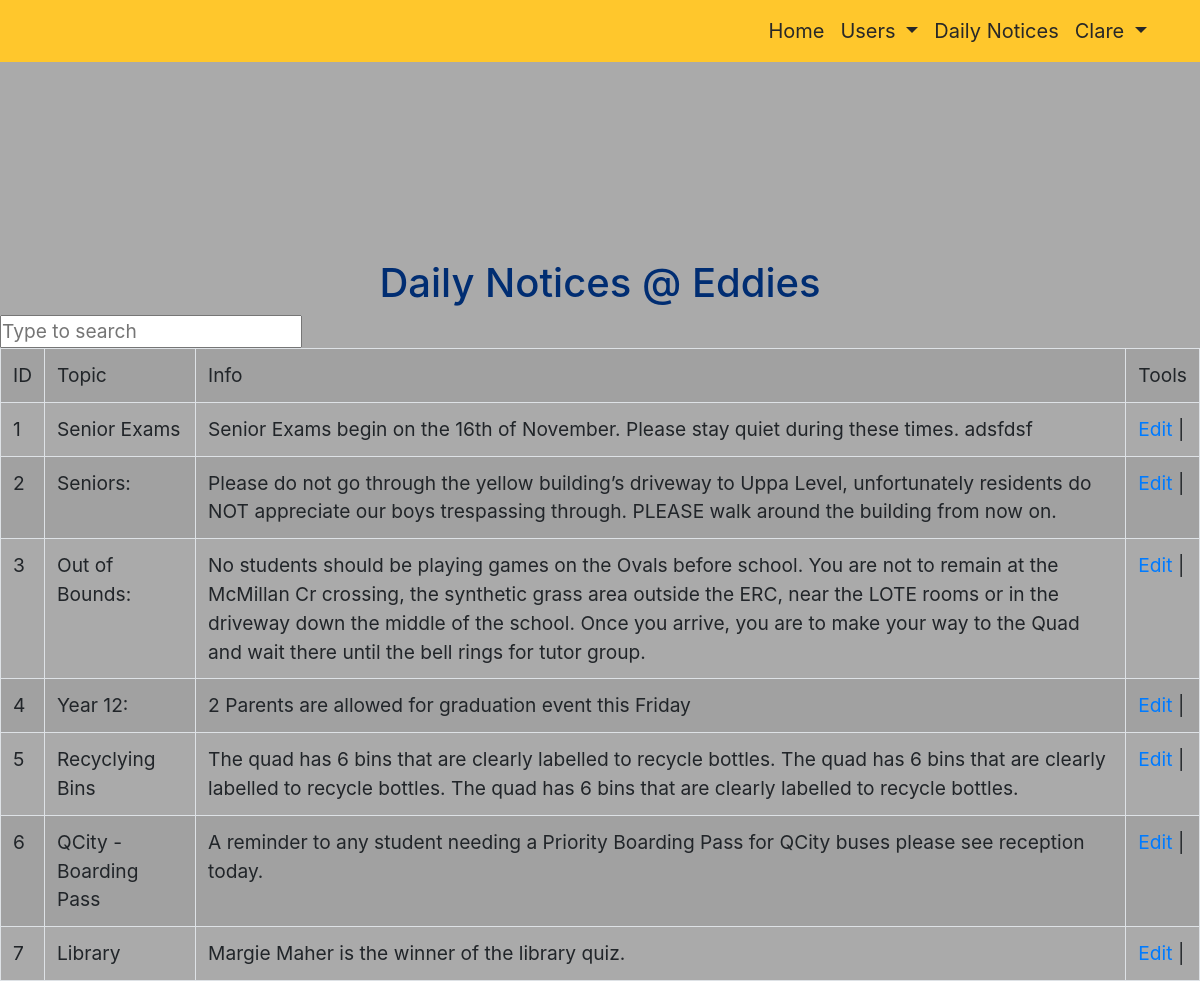
Screenshot of /admin/noticecrud/notice.php (signed in) with the database file from the repository.
### tables this page shows
CREATE TABLE `notices` (
  `date` varchar(100) NOT NULL,
  `topic1` varchar(100) NOT NULL,
  `subinfo1` varchar(800) NOT NULL,
  `id` int(11) NOT NULL
);

### admin/noticecrud/notice.php (the view, shortened to what this page needs)
<?php
include_once("config.php");
$result = mysqli_query($mysqli, "SELECT * FROM notices ");
?>
<!DOCTYPE html>
<html lang="en" >
<head>
<link rel="stylesheet" href="https://stackpath.bootstrapcdn.com/bootstrap/4.5.0/css/bootstrap.min.css">
<link rel="stylesheet" href="https://cdnjs.cloudflare.com/ajax/libs/font-awesome/4.7.0/css/font-awesome.min.css">
<link href="../assets/style.css" rel="stylesheet" type="text/css">
<nav class="navbar navbar-expand-lg navbar-dark fixed-top">
  <div class="container">
    <div class="collapse navbar-collapse" id="navbarResponsive">
      <ul class="navbar-nav ml-auto">
        <li class="nav-item active">
          <a id="red" class="nav-link" href="../adminindex.php" style="font-size:20px">Home
              </a>
        </li>
		<li  class="nav-item dropdown">
			<a class="nav-link dropdown-toggle" id="red" href="#" id="navbarDropdown" style="font-size:20px" role="button" data-toggle="dropdown" aria-haspopup="true" aria-expanded="false">Users		</a>
      </li>
        <li class="nav-item">
          <a  id="red" class="nav-link" href="#"  style="font-size:20px">Daily Notices</a>
        </li>
		<li id="red" class="nav-item dropdown">  <?php  if (isset($_SESSION['usernames'])) : ?>
			<a  id="red"class="nav-link dropdown-toggle" href="#" id="navbarDropdown" style="font-size:20px" role="button" data-toggle="dropdown" aria-haspopup="true" aria-expanded="false">
<?php echo $_SESSION['firstname']; ?> <?php endif ?>			</a>
      </li>
      </ul>
    </div>
  </div>
</nav>
</head>
<body>
<br> <br> <br> <br> <br><br> <br><br> <br>
<center> <h1 class="mainpoint"> Daily Notices @ Eddies </h1> </center>
						<input type="text" id="search" placeholder="Type to search">
	<table class='table table-bordered table-striped'id='example'>
	<tr bgcolor='#CCCCCC'>
		<td>ID</td>
		<td>Topic</td>
		<td>Info</td>
		<td>Tools</td>
	</tr>
	<?php
	while($res = mysqli_fetch_array($result)) {
		echo "<tr>";
		echo "<td>".$res['id']."</td>";
		echo "<td>".$res['topic1']."</td>";
		echo "<td>".$res['subinfo1']."</td>";
		echo "<td><a href=\"edit.php?id=$res[id]\">Edit</a> | </td>";
	}
	?>
	</table>
</body>
</html>

### admin/assets/style.css (style rules this page uses)
* { margin: 0px; padding: 0px; }
body { font-size: 120%; background: #F8F8FF; }

### admin/noticecrud/notice.php (style rules this page uses)
html, body { background-color:rgba(170,170,170); height: 10%; }
body { overflow-x: hidden; }
.navbar { background-color:#FFC72C; }
#red { color:#282828; }
.mainpoint { color:#002D72; }

### rows the page displays
notices: id "1", topic1 "Senior Exams", subinfo1 "Senior Exams begin on the 16th of November. Please stay quiet during these times. adsfdsf"
notices: id "2", topic1 "Seniors:", subinfo1 "Please do not go through the yellow building’s driveway to Uppa Level, unfortunately residents do NOT appreciate our boys trespassing through. PLEASE walk around the building from now on."
notices: id "3", topic1 "Out of Bounds:", subinfo1 "No students should be playing games on the Ovals before school. You are not to remain at the McMillan Cr crossing, the synthetic grass area outside the ERC, near the LOTE rooms or in the driveway down the middle of the school. Once you arrive, you are to make your way to the Quad and wait there until the bell rings for tutor group."
notices: id "4", topic1 "Year 12:", subinfo1 "2 Parents are allowed for graduation event this Friday"
notices: id "5", topic1 "Recyclying Bins", subinfo1 "The quad has 6 bins that are clearly labelled to recycle bottles. The quad has 6 bins that are clearly labelled to recycle bottles. The quad has 6 bins that are clearly labelled to recycle bottles."
notices: id "6", topic1 "QCity - Boarding Pass", subinfo1 "A reminder to any student needing a Priority Boarding Pass for QCity buses please see reception today."
notices: id "7", topic1 "Library", subinfo1 "Margie Maher is the winner of the library quiz."

### other values shown
$_SESSION['firstname'] "Clare"
